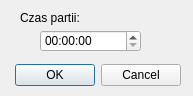
<?xml version="1.0" encoding="UTF-8"?>
<ui version="4.0">
 <class>TimeSet</class>
 <widget class="QDialog" name="TimeSet">
  <property name="enabled">
   <bool>true</bool>
  </property>
  <property name="geometry">
   <rect>
    <x>0</x>
    <y>0</y>
    <width>193</width>
    <height>96</height>
   </rect>
  </property>
  <property name="windowTitle">
   <string>Dialog</string>
  </property>
  <widget class="QTimeEdit" name="timeEdit">
   <property name="geometry">
    <rect>
     <x>40</x>
     <y>30</y>
     <width>101</width>
     <height>22</height>
    </rect>
   </property>
  </widget>
  <widget class="QDialogButtonBox" name="buttonBox">
   <property name="geometry">
    <rect>
     <x>10</x>
     <y>60</y>
     <width>171</width>
     <height>31</height>
    </rect>
   </property>
   <property name="orientation">
    <enum>Qt::Horizontal</enum>
   </property>
   <property name="standardButtons">
    <set>QDialogButtonBox::Cancel|QDialogButtonBox::Ok</set>
   </property>
  </widget>
  <widget class="QLabel" name="label">
   <property name="geometry">
    <rect>
     <x>20</x>
     <y>10</y>
     <width>71</width>
     <height>16</height>
    </rect>
   </property>
   <property name="text">
    <string>Czas partii:</string>
   </property>
  </widget>
 </widget>
 <resources/>
 <connections/>
</ui>
